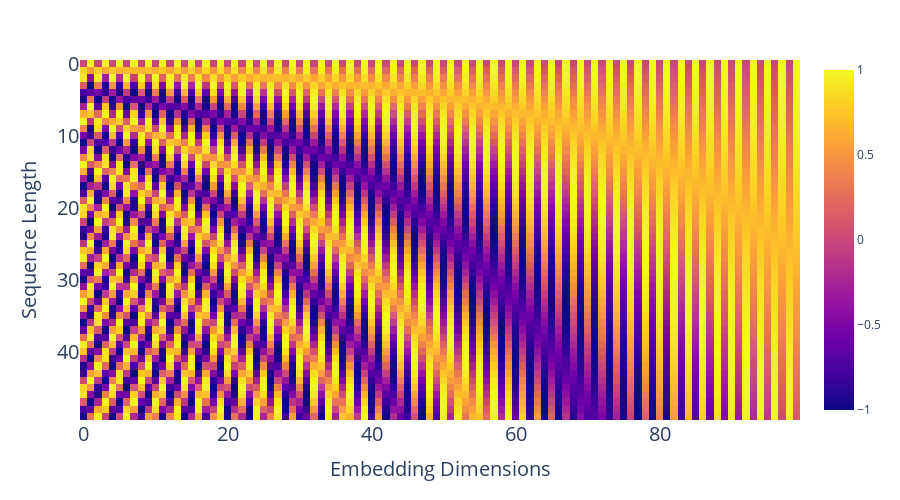

Notebook code for this chart:
### Code cell
# Visualizing a subset of the hidden dimensions across different positions
fig = px.imshow(P_vec[:,:100], width=900, height=500)
fig = format_plot(fig, xlabel="Embedding Dimensions", ylabel="Sequence Length", font_size=20)
# fig.update_coloraxes(showscale=False)
fig.write_image(f"imgs/chapter_13/pos_encoding_heatmap_part.png")
fig.show()

### Figure 1 — Plotly figure (JSON) as saved in the notebook; plotly's stock layout.template omitted (floating-point values rounded to 4 significant figures; data arrays with more than 128 entries replaced by an {"elided": "..."} marker saying what was removed)
{"data": [{"coloraxis": "coloraxis", "hovertemplate": "x: %{x}<br>y: %{y}<br>color: %{z}<extra></extra>", "name": "0", "type": "heatmap", "xaxis": "x", "yaxis": "y", "z": {"elided": "50x100 float values"}}], "layout": {"autosize": false, "coloraxis": {"colorscale": [[0, "#0d0887"], [0.1111, "#46039f"], [0.2222, "#7201a8"], [0.3333, "#9c179e"], [0.4444, "#bd3786"], [0.5556, "#d8576b"], [0.6667, "#ed7953"], [0.7778, "#fb9f3a"], [0.8889, "#fdca26"], [1, "#f0f921"]]}, "height": 500, "legend": {"font": {"size": 20}, "orientation": "h", "title": {}, "x": 1, "xanchor": "right", "y": 1, "yanchor": "bottom"}, "margin": {"t": 60}, "title": {"font": {"size": 20}, "text": "", "x": 0.5, "xanchor": "center", "yanchor": "top"}, "width": 900, "xaxis": {"anchor": "y", "constrain": "domain", "domain": [0, 1], "scaleanchor": "y", "tickfont": {"size": 20}, "title": {"font": {"size": 20}, "text": "Embedding Dimensions"}}, "yaxis": {"anchor": "x", "autorange": "reversed", "constrain": "domain", "domain": [0, 1], "tickfont": {"size": 20}, "title": {"font": {"size": 20}, "text": "Sequence Length"}}}}
